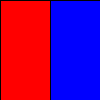
Frame 1 (no input)
Frame 60 (the mouse pressed at the canvas centre just before this capture): identical to frame 1, image omitted
Frame 120 (the mouse held since frame 60 and released just before this capture): identical to frame 1, image omitted

The Processing sketch that drew this single still picture (run headless with seeded random() and noise(); from frame 60 on, the mouse is pressed at the canvas centre):

// Processing sketch: ColorOfAScreenPixel
// ── ColorOfAScreenPixel.pde
/**
 * ColorOfAScreenPixel
 * 2019-08 Jeremy Douglass Processing 3.4
 * https://rosettacode.org/wiki/Color_of_a_screen_pixel#Processing
 *
 * Get color information from an arbitrary pixel on the screen,
 * such as the current location of the mouse cursor.
 * The mouse cursor may or may not have to be active in a GUI
 * created by your program. These functions are OS related. 
 */

void setup(){
  // draw r/b color regions to detect with task
  fill(255,0,0);
  rect(0,0,width/2,height);
  fill(0,0,255);
  rect(width/2,0,width,height);
}

void draw(){
  // Method 1:
  color c = get(mouseX,mouseY);
  println(c, red(c), green(c), blue(c));

  // Method 2:
  // for higher performance e.g. when looping over many pixels,
  // use faster array lookup to retrieve value...
  loadPixels();
  color p = pixels[mouseY * width + mouseX];
  // ...and use faster bit shifting to extract color components.
  println(p, p >> 16 & 0xFF, p >> 8 & 0xFF, p >> 8 & 0xFF);
}
